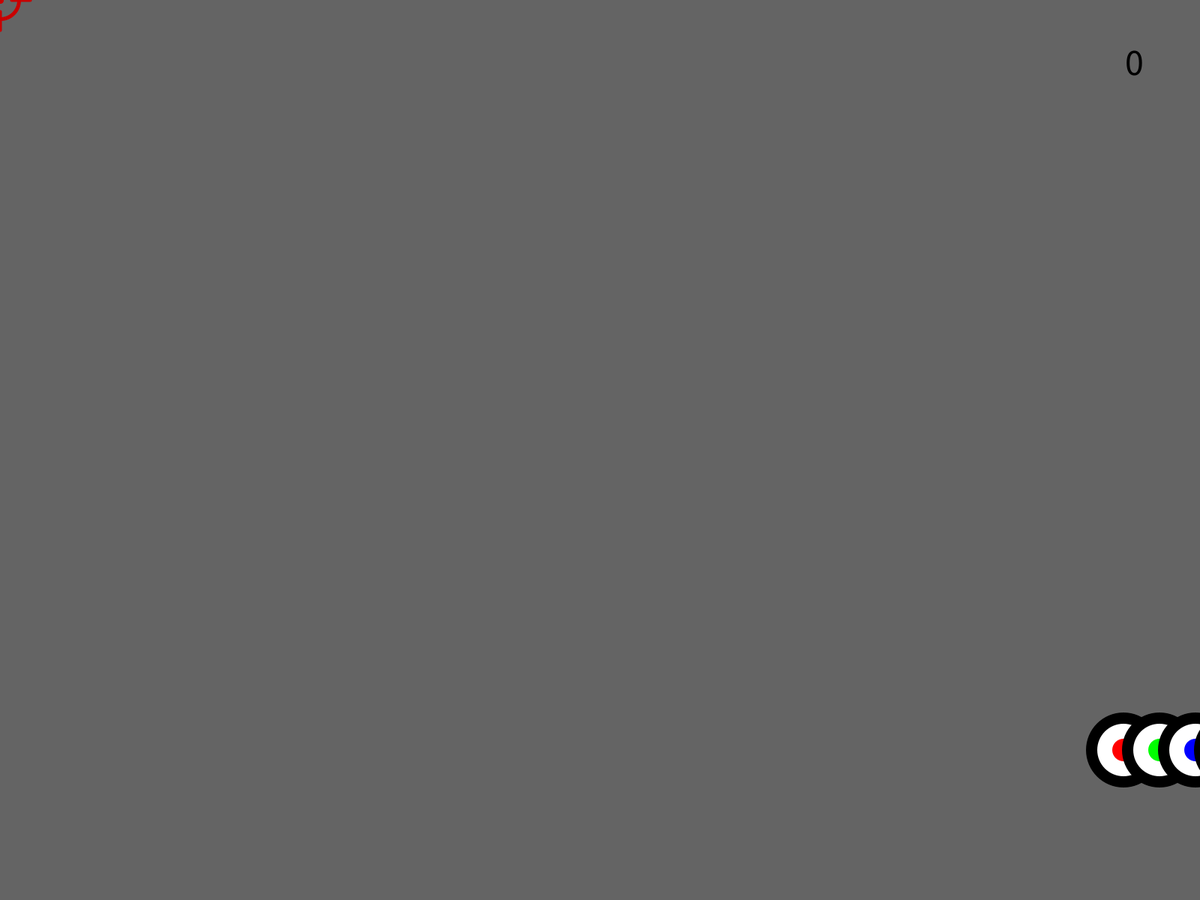
Frame 1 (no input)
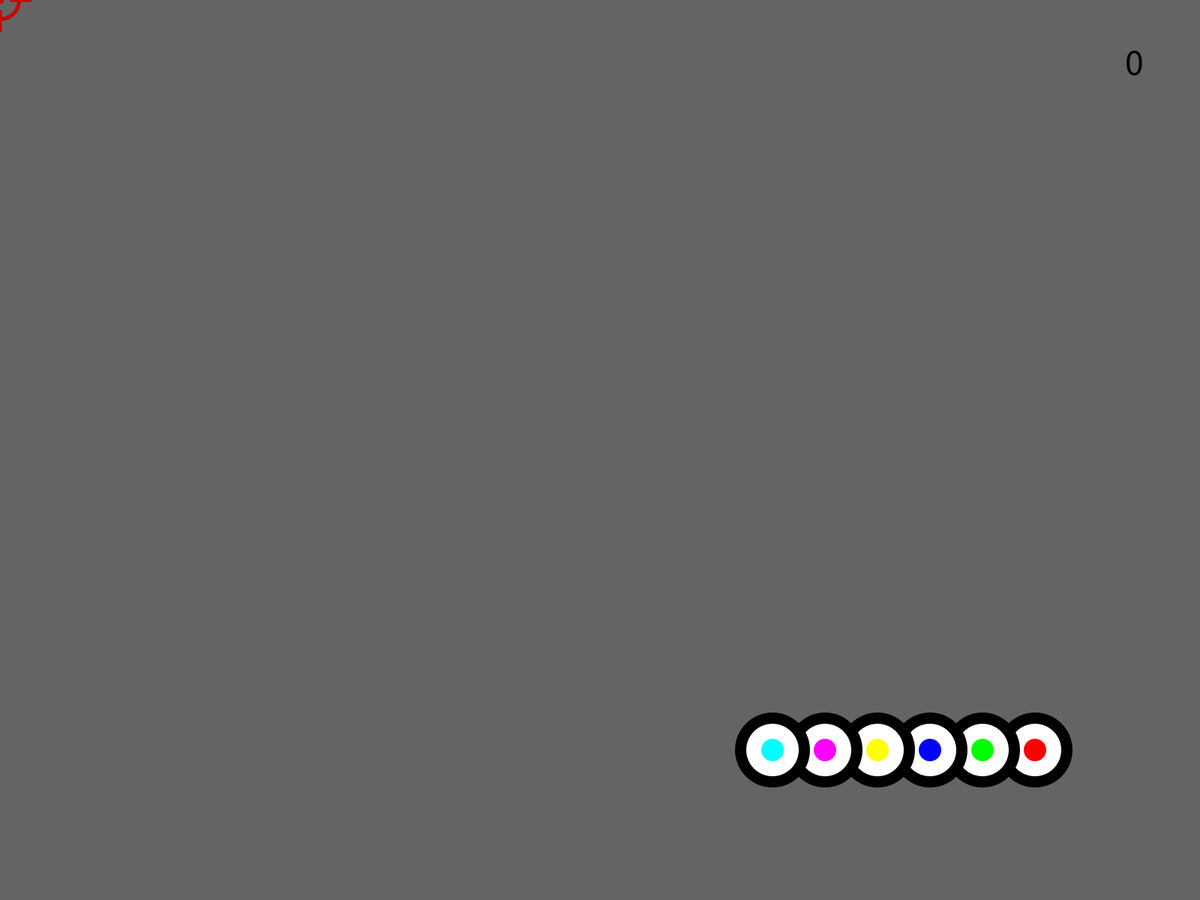
Frame 60 (the mouse pressed at the canvas centre just before this capture)
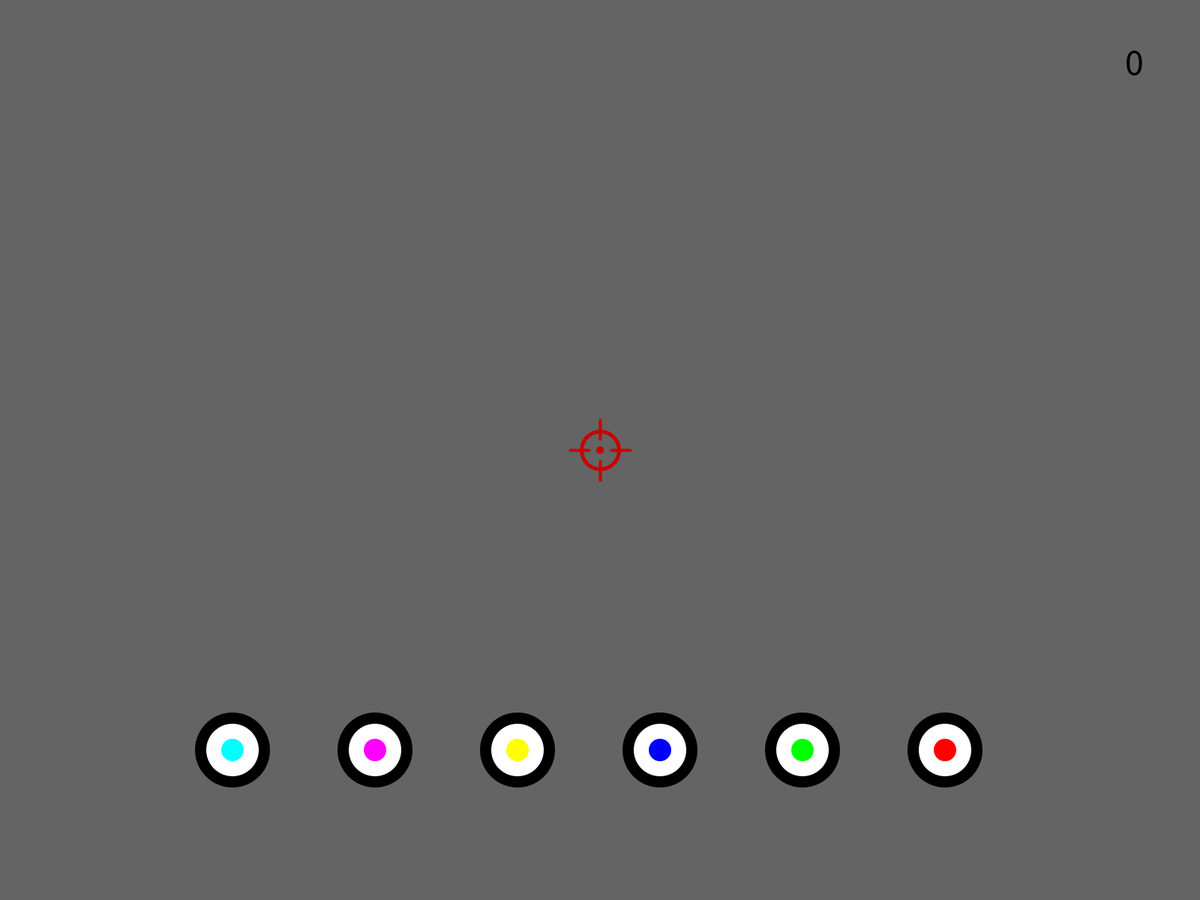
Frame 120 (the mouse held since frame 60 and released just before this capture)

The Processing sketch that drew these frames (run headless with seeded random() and noise(); from frame 60 on, the mouse is pressed at the canvas centre):

// Processing sketch: circle_thing
// ── circle_thing.pde
PVector circleSize;
PVector circleHit;
PVector vel;
PVector mousePos;

int numCircles = 6;
int score = 0;
int crosshairSize = 50;

PVector [] speed = new PVector[numCircles];
ArrayList<PVector> speedList = new ArrayList<PVector>();
ArrayList<PVector> pList = new ArrayList<PVector>();
color [] colour = new color [] {
  color(255, 0, 0),
  color(0, 255, 0),
  color(0, 0, 255),
  color(255, 255, 0),
  color(255, 0, 255),
  color(0, 255, 255)
};

void setup() {
  noCursor();
  fullScreen();
  ellipseMode(CENTER);
  
  circleSize = new PVector(100, 100);
  //both numbers have to be equal for hit detection to work
  circleHit = new PVector(circleSize.x*1.1, circleSize.y*1.1);
  
  vel = new PVector(-0, 0);
  
  mousePos = new PVector(0, 0);
  
  for (int i = 0; i < numCircles; i++) {
    speedList.add(new PVector((i + 1) * -2, 0));
    pList.add(new PVector((displayWidth - 100) + 50 * i, displayHeight - 200));
  }
}

void crosshair(PVector crosshairPos) {
  noFill();
  stroke(200, 0, 0);
  strokeWeight(5);
  ellipse(crosshairPos.x, crosshairPos.y, crosshairSize, crosshairSize);
  ellipse(crosshairPos.x, crosshairPos.y, crosshairSize/10, crosshairSize/10);
  strokeWeight(4);
  line(crosshairPos.x, crosshairPos.y - crosshairSize*0.8, crosshairPos.x, crosshairPos.y - crosshairSize*0.3);
  line(crosshairPos.x, crosshairPos.y + crosshairSize*0.8, crosshairPos.x, crosshairPos.y + crosshairSize*0.3);
  line(crosshairPos.x - crosshairSize*0.8, crosshairPos.y, crosshairPos.x - crosshairSize*0.3, crosshairPos.y);
  line(crosshairPos.x + crosshairSize*0.8, crosshairPos.y, crosshairPos.x + crosshairSize*0.3, crosshairPos.y);
  
  //line(crosshairPos.x - crosshairSize/2, crosshairPos.y, crosshairPos.x + crosshairSize/2, crosshairPos.y);
  //line(crosshairPos.x, crosshairPos.y - crosshairSize/2, crosshairPos.x, crosshairPos.y + crosshairSize/2);
}

void target(PVector circlePos, PVector circleSize, color colour) {
  noStroke();
  fill(0);
  ellipse(circlePos.x, circlePos.y, circleSize.x, circleSize.y);
  fill(255);
  ellipse(circlePos.x, circlePos.y, circleSize.x*0.7, circleSize.y*0.7);
  fill(colour);
  ellipse(circlePos.x, circlePos.y, circleSize.x*0.3, circleSize.y*0.3);
}

void mouseClicked(){
  for (PVector p : pList) {
    if (dist(p.x, p.y, mousePos.x, mousePos.y) <= (circleHit.x/2) * 0.3) {
      score += 5;
    } else if (dist(p.x, p.y, mousePos.x, mousePos.y) <= (circleHit.x/2) * 0.7) {
      score += 3;
    } if (dist(p.x, p.y, mousePos.x, mousePos.y) <= circleHit.x/2) {
      score += 1;
    }
    
  }
}

void draw() {
  //update
  
  for (int i = 0; i < numCircles; i++) {
    pList.get(i).add(speedList.get(i));
    pList.get(i).add(vel);
  }
  
  mousePos.x = mouseX;
  mousePos.y = mouseY;
  
  //check
  for (PVector p : pList) {
    if (p.x + (circleSize.x / 2) <= 0) {
      p.x = displayWidth + (circleSize.x / 2);
    }
  }
  
  //draw
  background(100);
  
  /*
  strokeWeight(0);
  for (int i = 0; i < numCircles; i++) {
    fill(colour[i]);
    ellipse(pList.get(i).x, pList.get(i).y , circleSize.x, circleSize.y);
  }
  */
  
  for (int i = 0; i < numCircles; i++) {
    target(pList.get(i), circleSize, colour[i]);
  }
  
  crosshair(mousePos);
  
  fill(0);
  textSize(50);
  text(score, displayWidth - 100, 100);
}
